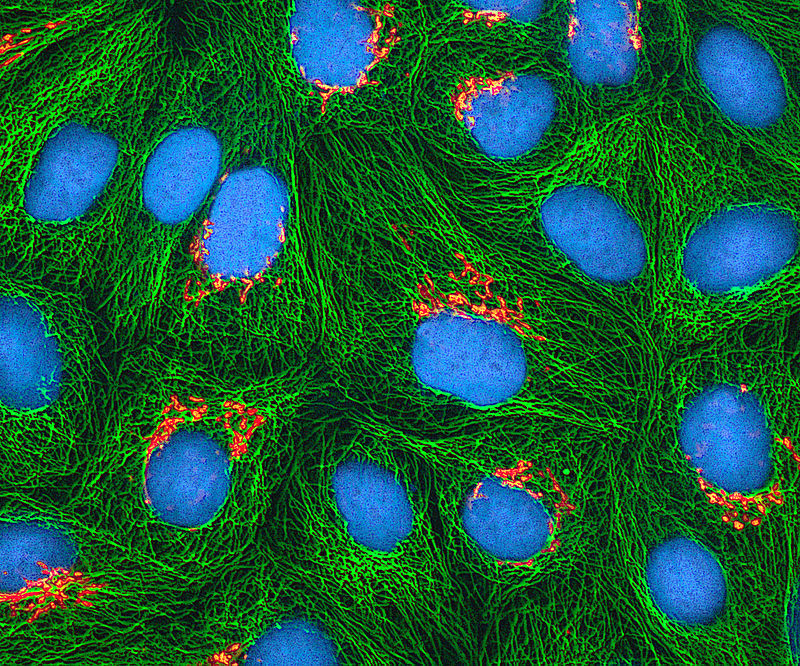
#> input picture Anexos, Imagens e Videos/HeLa-I.jpg, 800 x 666 px, found by its file name
$ python contours.py
#> lines starting #> are read from the running program, lines starting #| are printed output that depends on the picture
#-*- coding: utf-8 -*-

import numpy as np
import cv2

image = cv2.imread('.\\Anexos, Imagens e Videos\\HeLa-I.jpg')
#> image is the input picture: shape (666, 800, 3); mean B, G, R 60.2, 91.8, 23.9
cv2.namedWindow("Main", cv2.WINDOW_NORMAL)
cv2.imshow("Main", image)
cv2.waitKey(0)

# Extraction of Blue channel
b = image[:,:,0]
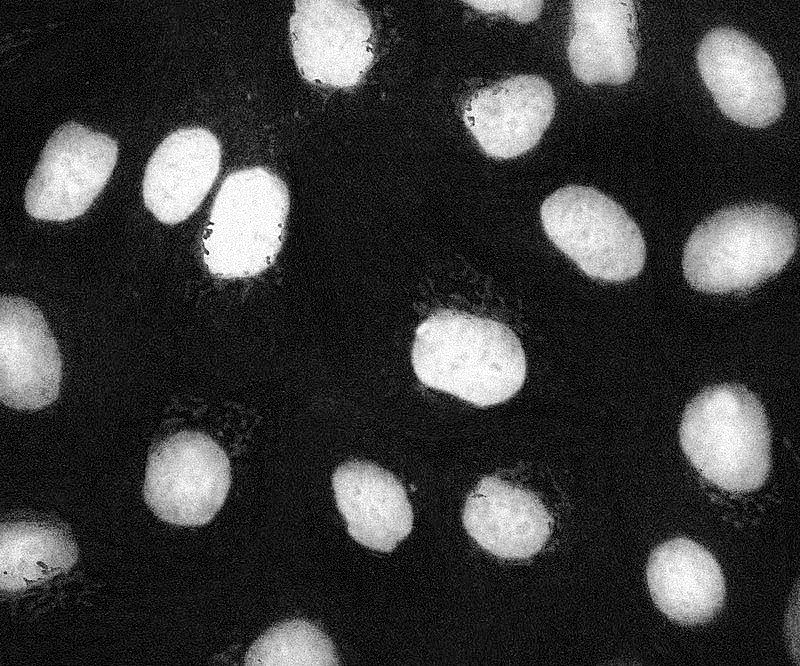
#> b: shape (666, 800); min 0, max 255, mean 60.2
cv2.namedWindow("Only Blue Channel", cv2.WINDOW_NORMAL)
cv2.imshow("Only Blue Channel", b)
cv2.waitKey(0)

# Callback Function for Trackbar (but do not any work)
def nothing(x):
    pass

 # Generate trackbar Window Name
TrackbarName = "Trackbar"

 # Make Window and Trackbar
cv2.namedWindow("window", cv2.WINDOW_NORMAL)
cv2.createTrackbar(TrackbarName, "window", 0, 250, nothing)

img_threshed = np.zeros(b.shape, np.uint8)

while True:
  # Get kernel size in trackbar
  TrackbarPos = cv2.getTrackbarPos(TrackbarName, "window")
  # Apply dilation
  limit = TrackbarPos
  ret,img_threshed = cv2.threshold(b,limit,255,cv2.THRESH_BINARY)
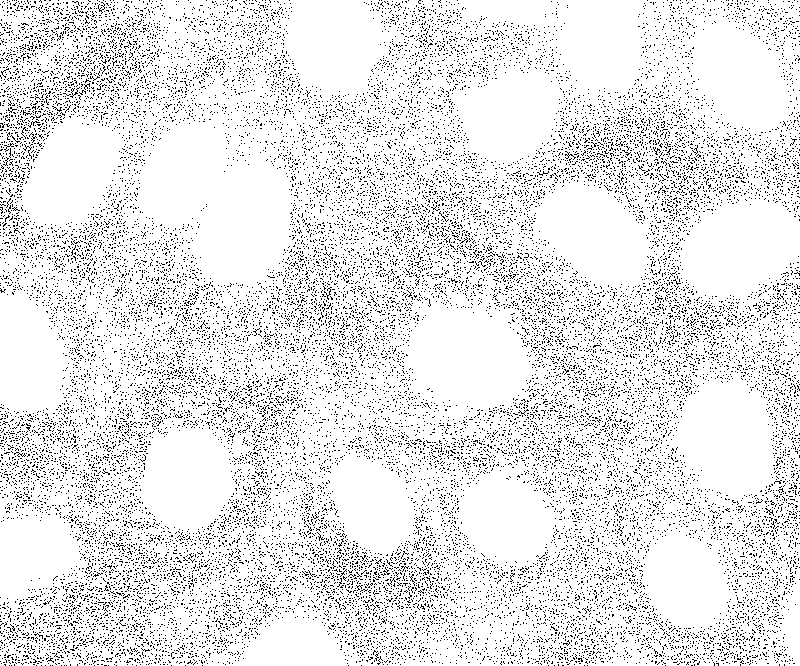
#> img_threshed: shape (666, 800); 90.5% white; black in thin lines or dots
#> ret = 0
  # Show in window
  cv2.imshow("window", img_threshed)
  ch = cv2.waitKey(27)
#> (key Esc is pressed here)
  if ch == 27 or ch == 0x10001b:
     break

# Expanding borders of the objects
kernel = np.ones((9, 9),np.uint8)
img_dilated = cv2.dilate(img_threshed, kernel)
#> img_dilated: shape (666, 800); every value is 255
img_dilated = cv2.dilate(img_dilated, kernel)
kernel = np.ones((11, 11),np.uint8)
img_dilated = cv2.erode(img_dilated, kernel)
cv2.namedWindow("Dilatedx2 and Eroded Blue Channel", cv2.WINDOW_NORMAL)
cv2.imshow("Dilatedx2 and Eroded Blue Channel", img_dilated)
cv2.waitKey(0)

# Retrieving contours by subtraction base objects from the expanded objects
img_contours = img_dilated - img_threshed
#> img_contours: shape (666, 800); 9.5% white in thin lines or dots
cv2.namedWindow("Contours", cv2.WINDOW_NORMAL)
cv2.imshow("Contours", img_contours)
cv2.waitKey(0)

cv2.destroyAllWindows()

# About photo (PL):
# HeLa - uma linha celular derivada de células de câncer cervical coletadas de Henrietta Lacks, de 31 anos.
# A linha celular HeLa é usada para estudar a biologia das células cancerosas. As células são significativamente diferentes das células epiteliais cervicais normais. Eles sofreram transformação neoplásica como resultado da infecção pelo vírus do papiloma HPV 18. A linha é caracterizada por um crescimento notavelmente rápido, excedendo outras linhas de células neoplásicas. Atualmente, a massa total das células HeLa excede significativamente o peso do paciente do qual a amostra foi retirada [1].
# De acordo com alguns cientistas, as células HeLa são uma espécie completamente nova e distinta de organismos unicelulares, desenvolvida pela diferenciação das células epiteliais cervicais femininas sob a influência do papilomavírus. Em 1991, esta espécie foi denominada Helacyton gartleri [2].
# Referência(ENG): https://en.wikipedia.org/wiki/HeLa
